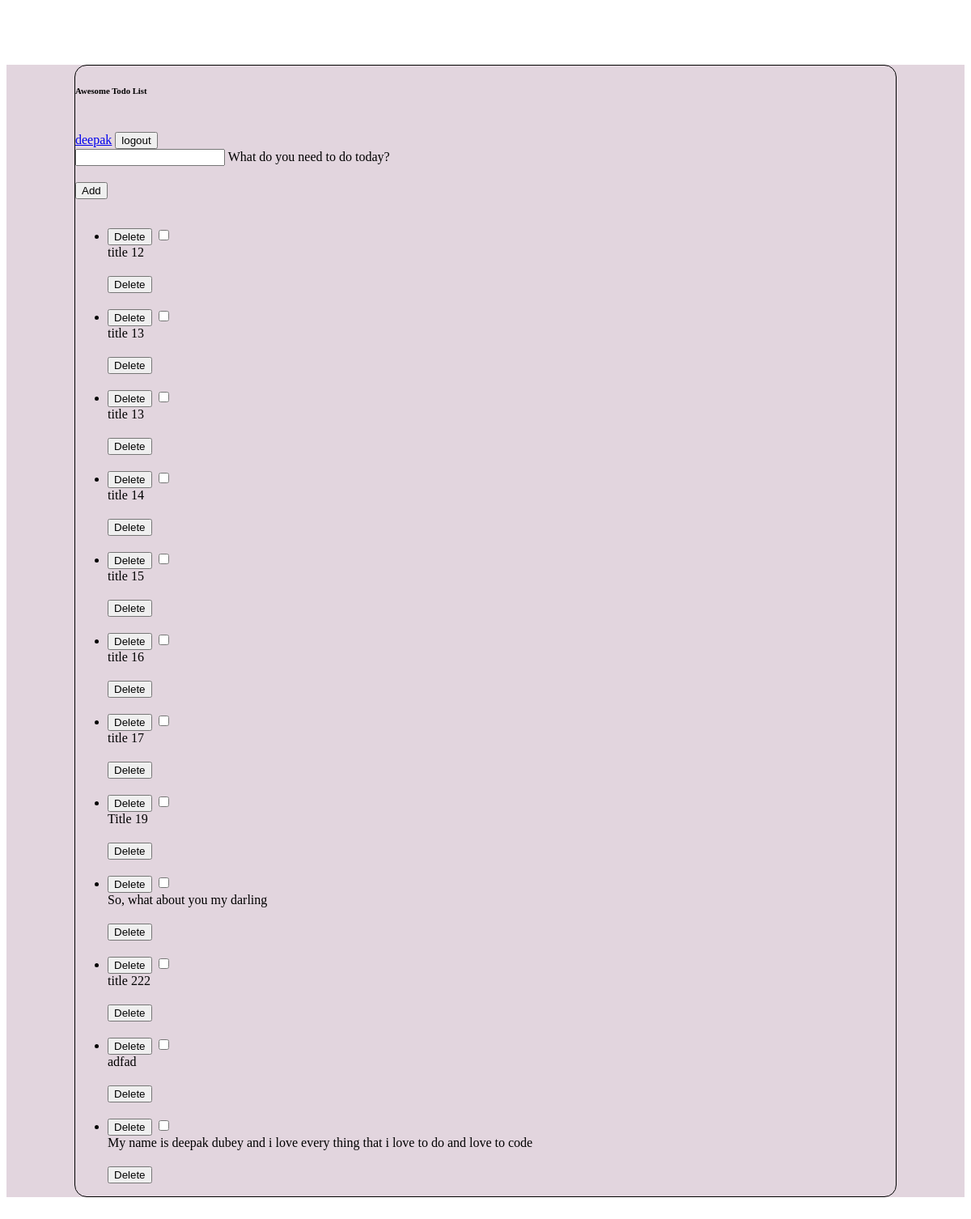
Page / (signed in) on the earlier database version.
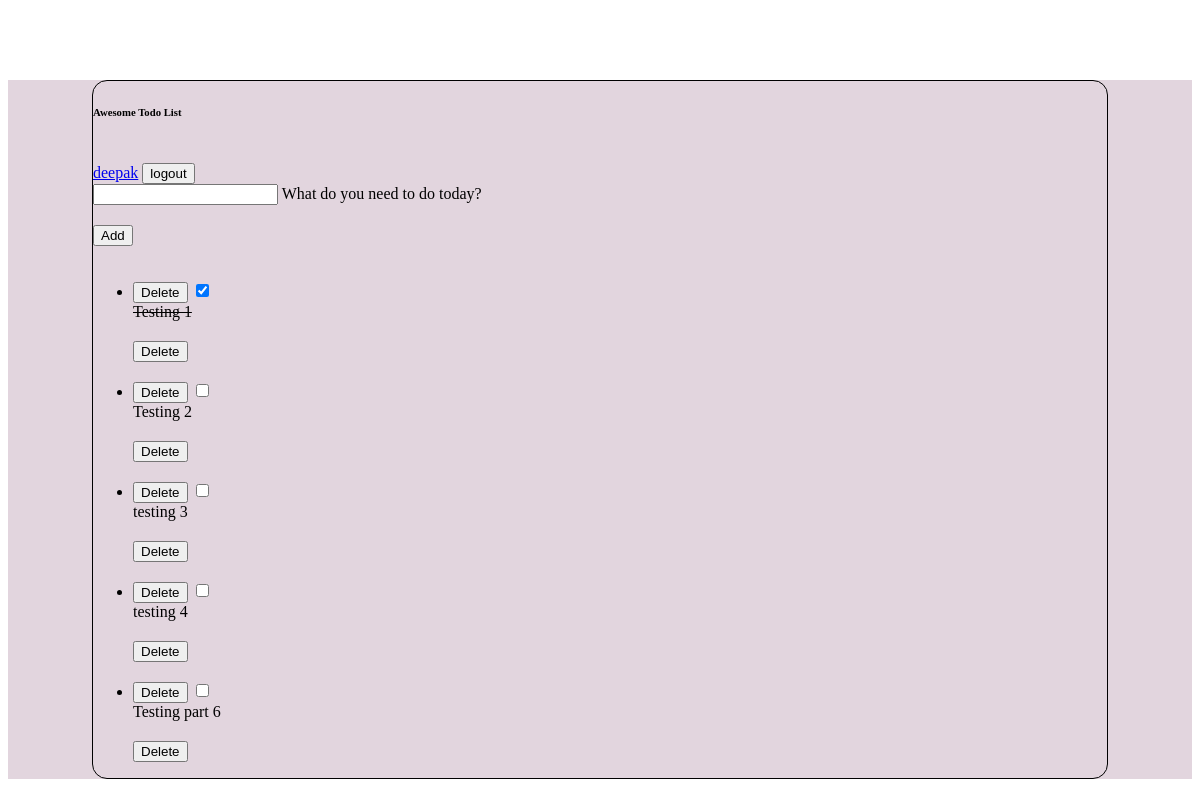
Same page on the later database version.
### todoApp/models.py (models this page shows, shortened)
class Notes(models.Model):
    author = models.ForeignKey(User, on_delete=models.CASCADE)
    title = models.CharField(max_length =  200)
    description = models.TextField(default="none")
    isCompleted = models.BooleanField(default=False)
    date_modified = models.DateTimeField(auto_now=True)

### todoApp/views.py (the view, shortened to what this page needs)
# urls.py: path("", views.index, name='index'),
@login_required
def index(request):
    notes = Notes.objects.filter(author = request.user)
    return render(request, "todoApp/index.html", {"notes": notes, "username": request.user.username})

### todoApp/templates/todoApp/index.html (shortened to what this page needs)
{% extends "todoApp/base.html" %}
{% block content %}
<section class="vh-100" style="background-color: #e2d5de;">
    <div class="container py-5 h-100">
      <div class="row d-flex justify-content-center align-items-center h-100">
        <div class="col col-xl-10">
          <div class="card" style="border-radius: 15px;">
            <div class="card-body p-5">
              <div class="d-flex justify-content-between align-items-center">
              <h6 class="mb-3">Awesome Todo List</h6>
              <form  action="{% url 'logout' %}" method="POST" class="d-flex justify-content-center align-items-center mb-4">
                <a href="#">{{username}}</a>
                <button type="submit" class="btn btn-primary btn-lg ">logout</button>
              </form>
              </div>
            <div>
              <form  action="{% url 'index' %}" method="POST" class="d-flex justify-content-center align-items-center mb-4">
                <div class="form-outline flex-fill">
                  <input type="text" id="form3" class="form-control form-control-lg" name="title"/>
                  <label class="form-label" for="form3">What do you need to do today?</label>
                </div>
                <button type="submit" class="btn btn-primary btn-lg ms-2 myclass">Add</button>
              </form>
              <ul class="list-group mb-0">
                {% for note in notes %}
                <li
                  class="list-group-item d-flex justify-content-between align-items-center border-start-0 border-top-0 border-end-0 border-bottom rounded-0 mb-2">
                  {% if note.isCompleted %}
                  <div class="d-flex align-items-center">
                    <form  action="{% url 'done' note.id %}" method="get" class="d-flex justify-content-center align-items-center">
                      <button type="submit" class="btn btn-primary btn-lg ms-2 d-none myform{{note.id}}">Delete</button>
                      <input class="noteCheck" type="checkbox" value="" aria-label="..." checked  onclick="handleClick({{note.id}})"/>
                    </form>
                    <s> {{note.title}}</s>
                  </div>
                  {% else %}
                  <div class="d-flex align-items-center">
                    <form  action="{% url 'done' note.id %}" method="get" class="d-flex justify-content-center align-items-center">
                      <button type="submit" class="btn btn-primary btn-lg ms-2 d-none myform{{note.id}}">Delete</button>
                      <input class="noteCheck" type="checkbox" value="" aria-label="..."  onclick="handleClick({{note.id}})" />
                    </form>
                    {{note.title}}
                  </div>
                  {% endif %}
                  <form  action="{% url 'deleteNote' note.id %}" method="POST" class="d-flex justify-content-center align-items-center mb-4">
                    <button type="submit" class="btn btn-primary btn-lg ms-2">Delete</button>
                  </form>
                </li>
                {% endfor %}
              </ul>
            </div>
          </div>
        </div>
      </div>
    </div>
  </section>
  {% block script%}
  {% load static %}
  {% endblock %}
{% endblock %}

Differences in the rows shown:
removed Notes: title "title 12"
removed Notes: title "title 13"
removed Notes: title "title 13"
removed Notes: title "title 14"
removed Notes: title "title 15"
removed Notes: title "title 16"
removed Notes: title "title 17"
removed Notes: title "Title 19"
removed Notes: title "So, what about you my darling"
removed Notes: title "title 222"
removed Notes: title "adfad"
removed Notes: title "My name is deepak dubey and i love every thing that i love to do and love to code"
added Notes: title "Testing 1"
added Notes: title "Testing 2"
added Notes: title "testing 3"
added Notes: title "testing 4"
added Notes: title "Testing part 6"
